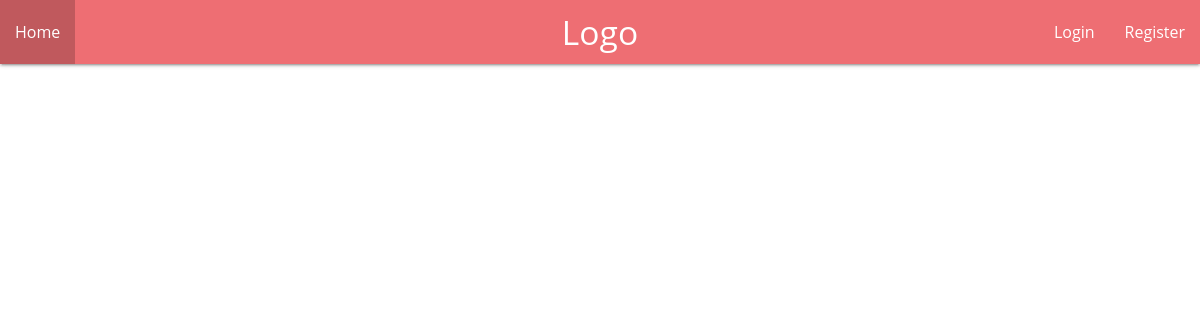
The app's page /, older data.
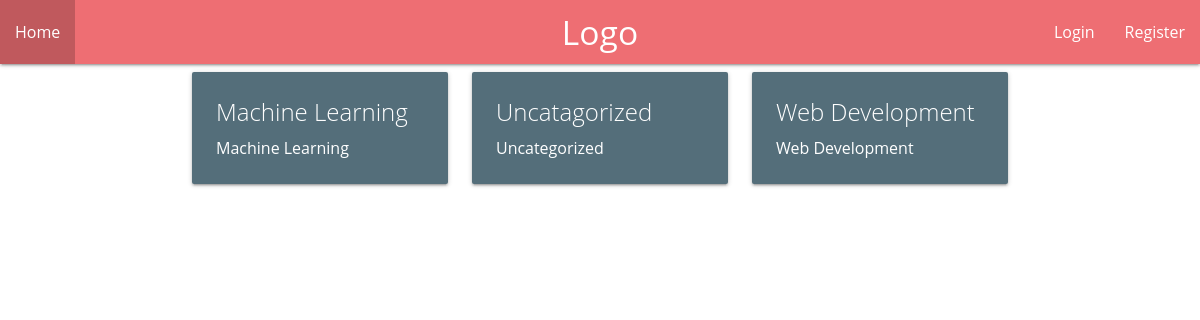
The same page, newer data.
### main/models.py (models this page shows, shortened)
class BlogArticleCategory(models.Model):
    category_name = models.CharField(max_length=200)
    category_summary = models.CharField(max_length=400)
    category_slug = models.CharField(max_length=100, default=1)
    class Meta:
        verbose_name_plural = "Categories"

### main/views.py (the view)
# urls.py: path("", views.HomeListView.as_view(), name="home_page"),
class HomeListView(ListView):
    model = BlogArticleCategory
    template_name = "main/home.html"
    context_object_name = "blog_categories"
    ordering = ["category_name"]

### main/templates/main/home.html
{% extends "main/header.html" %}
{% block content %}
    <div class="row">
        {% for blog_category in blog_categories %}
            <div class="col s12 m6 l4">
                <a href="{{ blog_category.category_slug }}">
                    <div class="card blue-grey darken-1 hoverable">
                        <div class="card-content white-text">
                          <span class="card-title">{{ blog_category.category_name }}</span>
                          <p> {{ blog_category.category_summary | safe }}</p>
                        </div>
                    </div>
                </a>
            </div>
        {% endfor %}
    </div>
{% endblock %}

### main/templates/main/header.html (shortened to what this page needs)
<head>
    {% load static %}
    <link rel="stylesheet" href="https://cdnjs.cloudflare.com/ajax/libs/materialize/1.0.0/css/materialize.min.css">
    <link rel="stylesheet" type="text/css" href="{% static 'main/style.css' %}">
</head>
<body>
    {% include "main/includes/navbar.html" %}
    <div class="main">
        <div class="container">
            {% block content %}
            {% endblock %}
        </div>
    </div>
</body>

### main/templates/main/includes/navbar.html
<div class="navbar-fixed">
    <nav>
        <div class="nav-wrapper">
          <a href="" class="brand-logo center">Logo</a>
          <ul class="left hide-on-med-and-down">
            <li class="active"><a href="{% url "main:home_page" %}">Home</a></li>
          </ul>
            <ul class="right hide-on-med-and-down">
            {% if user.is_authenticated %}
                <li ><a href="{% url "main:profile" %}">{{ user.username }}</a></li>
                <li ><a href="{% url "main:logout" %}">Logout</a></li>
                <img src="{{ user.profile.user_dp.url }}" width="auto" height="100%">
            {% else %}
                <li ><a href="/login/">Login</a></li>
                <li ><a href="/register/">Register</a></li>
            {% endif %}
          </ul>
        </div>
    </nav>
</div>

Row changes from the older to the newer data that the page shows:
added BlogArticleCategory: category_name "Machine Learning", category_summary "Machine Learning"
added BlogArticleCategory: category_name "Uncatagorized", category_summary "Uncategorized"
added BlogArticleCategory: category_name "Web Development", category_summary "Web Development"
